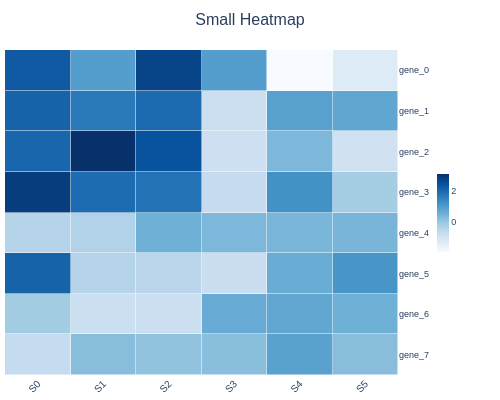

Write notebook code for a chart like this one.
### Markdown cell above
## 1. Small heatmap — title only, no annotations

### Code cell
# 8x6 matrix, no clustering, no annotations
small_data = rng.standard_normal((8, 6))
small_data[:4, :3] += 2.0

df_small = pd.DataFrame(
    small_data,
    index=[f"gene_{i}" for i in range(8)],
    columns=[f"S{j}" for j in range(6)],
)

hm1 = ComplexHeatmap(
    df_small,
    cluster_rows=False,
    cluster_cols=False,
    title="Small Heatmap",
    colorscale="Blues",
    width=500,
    height=400,
)
fig1 = hm1.to_plotly()
fig1.show()

### Figure 1 — Plotly figure (JSON) as saved in the notebook; plotly's stock layout.template omitted (floating-point values rounded to 4 significant figures)
{"data": [{"colorbar": {"len": 0.3, "outlinewidth": 0, "thickness": 12, "tickfont": {"family": "Arial, Helvetica, sans-serif", "size": 9}, "x": 1.088, "xpad": 4, "y": 0.5}, "colorscale": [[0.0, "rgb(247,251,255)"], [0.125, "rgb(222,235,247)"], [0.25, "rgb(198,219,239)"], [0.375, "rgb(158,202,225)"], [0.5, "rgb(107,174,214)"], [0.625, "rgb(66,146,198)"], [0.75, "rgb(33,113,181)"], [0.875, "rgb(8,81,156)"], [1.0, "rgb(8,48,107)"]], "customdata": [[["gene_0", "S0"], ["gene_0", "S1"], ["gene_0", "S2"], ["gene_0", "S3"], ["gene_0", "S4"], ["gene_0", "S5"]], [["gene_1", "S0"], ["gene_1", "S1"], ["gene_1", "S2"], ["gene_1", "S3"], ["gene_1", "S4"], ["gene_1", "S5"]], [["gene_2", "S0"], ["gene_2", "S1"], ["gene_2", "S2"], ["gene_2", "S3"], ["gene_2", "S4"], ["gene_2", "S5"]], [["gene_3", "S0"], ["gene_3", "S1"], ["gene_3", "S2"], ["gene_3", "S3"], ["gene_3", "S4"], ["gene_3", "S5"]], [["gene_4", "S0"], ["gene_4", "S1"], ["gene_4", "S2"], ["gene_4", "S3"], ["gene_4", "S4"], ["gene_4", "S5"]], [["gene_5", "S0"], ["gene_5", "S1"], ["gene_5", "S2"], ["gene_5", "S3"], ["gene_5", "S4"], ["gene_5", "S5"]], [["gene_6", "S0"], ["gene_6", "S1"], ["gene_6", "S2"], ["gene_6", "S3"], ["gene_6", "S4"], ["gene_6", "S5"]], [["gene_7", "S0"], ["gene_7", "S1"], ["gene_7", "S2"], ["gene_7", "S3"], ["gene_7", "S4"], ["gene_7", "S5"]]], "hovertemplate": "row: %{customdata[0]}<br>col: %{customdata[1]}<br>value: %{z:.3f}<extra></extra>", "type": "heatmap", "x": [0.0, 1.0, 2.0, 3.0, 4.0, 5.0], "xaxis": "x", "xgap": 0.5, "y": [0.0, 1.0, 2.0, 3.0, 4.0, 5.0, 6.0, 7.0], "yaxis": "y", "ygap": 0.5, "z": [[2.305, 0.96, 2.75, 0.9406, -1.951, -1.302], [2.128, 1.684, 1.983, -0.853, 0.8794, 0.7778], [2.066, 3.127, 2.468, -0.8593, 0.3688, -0.9589], [2.878, 1.95, 1.815, -0.6809, 1.223, -0.1545], [-0.4283, -0.3521, 0.5323, 0.3654, 0.4127, 0.4308], [2.142, -0.4064, -0.5122, -0.8138, 0.616, 1.129], [-0.1139, -0.8402, -0.8245, 0.6506, 0.7433, 0.5432], [-0.6655, 0.2322, 0.1167, 0.2187, 0.8714, 0.2236]]}], "layout": {"barmode": "stack", "font": {"family": "Arial, Helvetica, sans-serif", "size": 11}, "height": 400, "legend": {"bgcolor": "rgba(255,255,255,0.8)", "bordercolor": "#cccccc", "borderwidth": 1, "font": {"family": "Arial, Helvetica, sans-serif", "size": 10}, "itemsizing": "constant", "tracegroupgap": 8, "x": 1.22, "xanchor": "left", "y": 1.0, "yanchor": "top"}, "margin": {"b": 5, "l": 5, "r": 102, "t": 50}, "paper_bgcolor": "white", "plot_bgcolor": "rgba(0,0,0,0)", "title": {"font": {"family": "Arial, Helvetica, sans-serif", "size": 16}, "text": "Small Heatmap", "x": 0.5, "xanchor": "center"}, "width": 500, "xaxis": {"anchor": "y", "domain": [0.0, 1.0], "showgrid": false, "showline": false, "showticklabels": true, "side": "bottom", "tickangle": -45, "tickfont": {"family": "Arial, Helvetica, sans-serif", "size": 10}, "ticktext": ["S0", "S1", "S2", "S3", "S4", "S5"], "tickvals": [0, 1, 2, 3, 4, 5], "zeroline": false}, "yaxis": {"anchor": "x", "autorange": false, "domain": [0.0, 1.0], "range": [7.5, -0.5], "showgrid": false, "showline": false, "showticklabels": true, "side": "right", "tickfont": {"family": "Arial, Helvetica, sans-serif", "size": 9}, "ticktext": ["gene_0", "gene_1", "gene_2", "gene_3", "gene_4", "gene_5", "gene_6", "gene_7"], "tickvals": [0, 1, 2, 3, 4, 5, 6, 7], "zeroline": false}}}
